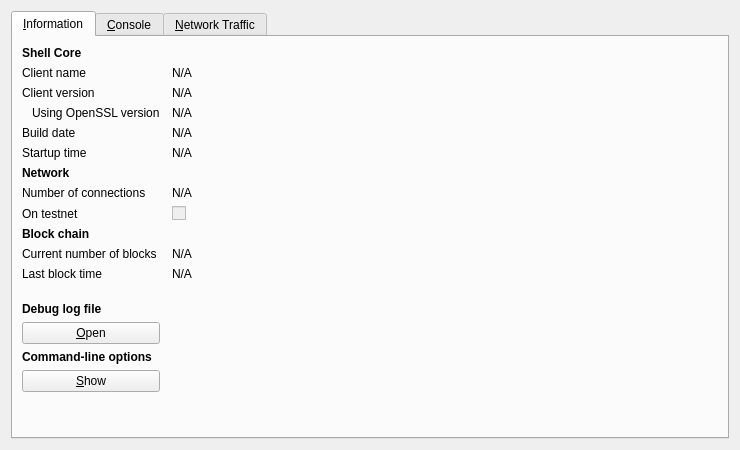
<?xml version="1.0" encoding="UTF-8"?>
<ui version="4.0">
 <class>RPCConsole</class>
 <widget class="QDialog" name="RPCConsole">
  <property name="geometry">
   <rect>
    <x>0</x>
    <y>0</y>
    <width>740</width>
    <height>450</height>
   </rect>
  </property>
  <property name="windowTitle">
   <string>Shell - Debug window</string>
  </property>
  <layout class="QVBoxLayout" name="verticalLayout_2">
   <item>
    <widget class="QTabWidget" name="tabWidget">
     <property name="currentIndex">
      <number>0</number>
     </property>
     <widget class="QWidget" name="tab_info">
      <attribute name="title">
       <string>&amp;Information</string>
      </attribute>
      <layout class="QGridLayout" name="gridLayout" columnstretch="0,1">
       <property name="horizontalSpacing">
        <number>12</number>
       </property>
       <item row="0" column="0">
        <widget class="QLabel" name="label_9">
         <property name="font">
          <font>
           <weight>75</weight>
           <bold>true</bold>
          </font>
         </property>
         <property name="text">
          <string>Shell Core</string>
         </property>
        </widget>
       </item>
       <item row="1" column="0">
        <widget class="QLabel" name="label_5">
         <property name="text">
          <string>Client name</string>
         </property>
        </widget>
       </item>
       <item row="1" column="1">
        <widget class="QLabel" name="clientName">
         <property name="cursor">
          <cursorShape>IBeamCursor</cursorShape>
         </property>
         <property name="text">
          <string>N/A</string>
         </property>
         <property name="textFormat">
          <enum>Qt::PlainText</enum>
         </property>
         <property name="textInteractionFlags">
          <set>Qt::LinksAccessibleByMouse|Qt::TextSelectableByKeyboard|Qt::TextSelectableByMouse</set>
         </property>
        </widget>
       </item>
       <item row="2" column="0">
        <widget class="QLabel" name="label_6">
         <property name="text">
          <string>Client version</string>
         </property>
        </widget>
       </item>
       <item row="2" column="1">
        <widget class="QLabel" name="clientVersion">
         <property name="cursor">
          <cursorShape>IBeamCursor</cursorShape>
         </property>
         <property name="text">
          <string>N/A</string>
         </property>
         <property name="textFormat">
          <enum>Qt::PlainText</enum>
         </property>
         <property name="textInteractionFlags">
          <set>Qt::LinksAccessibleByMouse|Qt::TextSelectableByKeyboard|Qt::TextSelectableByMouse</set>
         </property>
        </widget>
       </item>
       <item row="3" column="0">
        <widget class="QLabel" name="label_14">
         <property name="text">
          <string>Using OpenSSL version</string>
         </property>
         <property name="indent">
          <number>10</number>
         </property>
        </widget>
       </item>
       <item row="3" column="1">
        <widget class="QLabel" name="openSSLVersion">
         <property name="cursor">
          <cursorShape>IBeamCursor</cursorShape>
         </property>
         <property name="text">
          <string>N/A</string>
         </property>
         <property name="textFormat">
          <enum>Qt::PlainText</enum>
         </property>
         <property name="textInteractionFlags">
          <set>Qt::LinksAccessibleByMouse|Qt::TextSelectableByKeyboard|Qt::TextSelectableByMouse</set>
         </property>
        </widget>
       </item>
       <item row="4" column="0">
        <widget class="QLabel" name="label_12">
         <property name="text">
          <string>Build date</string>
         </property>
        </widget>
       </item>
       <item row="4" column="1">
        <widget class="QLabel" name="buildDate">
         <property name="cursor">
          <cursorShape>IBeamCursor</cursorShape>
         </property>
         <property name="text">
          <string>N/A</string>
         </property>
         <property name="textFormat">
          <enum>Qt::PlainText</enum>
         </property>
         <property name="textInteractionFlags">
          <set>Qt::LinksAccessibleByMouse|Qt::TextSelectableByKeyboard|Qt::TextSelectableByMouse</set>
         </property>
        </widget>
       </item>
       <item row="5" column="0">
        <widget class="QLabel" name="label_13">
         <property name="text">
          <string>Startup time</string>
         </property>
        </widget>
       </item>
       <item row="5" column="1">
        <widget class="QLabel" name="startupTime">
         <property name="cursor">
          <cursorShape>IBeamCursor</cursorShape>
         </property>
         <property name="text">
          <string>N/A</string>
         </property>
         <property name="textFormat">
          <enum>Qt::PlainText</enum>
         </property>
         <property name="textInteractionFlags">
          <set>Qt::LinksAccessibleByMouse|Qt::TextSelectableByKeyboard|Qt::TextSelectableByMouse</set>
         </property>
        </widget>
       </item>
       <item row="6" column="0">
        <widget class="QLabel" name="label_11">
         <property name="font">
          <font>
           <weight>75</weight>
           <bold>true</bold>
          </font>
         </property>
         <property name="text">
          <string>Network</string>
         </property>
        </widget>
       </item>
       <item row="7" column="0">
        <widget class="QLabel" name="label_7">
         <property name="text">
          <string>Number of connections</string>
         </property>
        </widget>
       </item>
       <item row="7" column="1">
        <widget class="QLabel" name="numberOfConnections">
         <property name="cursor">
          <cursorShape>IBeamCursor</cursorShape>
         </property>
         <property name="text">
          <string>N/A</string>
         </property>
         <property name="textFormat">
          <enum>Qt::PlainText</enum>
         </property>
         <property name="textInteractionFlags">
          <set>Qt::LinksAccessibleByMouse|Qt::TextSelectableByKeyboard|Qt::TextSelectableByMouse</set>
         </property>
        </widget>
       </item>
       <item row="8" column="0">
        <widget class="QLabel" name="label_8">
         <property name="text">
          <string>On testnet</string>
         </property>
        </widget>
       </item>
       <item row="8" column="1">
        <widget class="QCheckBox" name="isTestNet">
         <property name="enabled">
          <bool>false</bool>
         </property>
         <property name="text">
          <string/>
         </property>
        </widget>
       </item>
       <item row="9" column="0">
        <widget class="QLabel" name="label_10">
         <property name="font">
          <font>
           <weight>75</weight>
           <bold>true</bold>
          </font>
         </property>
         <property name="text">
          <string>Block chain</string>
         </property>
        </widget>
       </item>
       <item row="10" column="0">
        <widget class="QLabel" name="label_3">
         <property name="text">
          <string>Current number of blocks</string>
         </property>
        </widget>
       </item>
       <item row="10" column="1">
        <widget class="QLabel" name="numberOfBlocks">
         <property name="cursor">
          <cursorShape>IBeamCursor</cursorShape>
         </property>
         <property name="text">
          <string>N/A</string>
         </property>
         <property name="textFormat">
          <enum>Qt::PlainText</enum>
         </property>
         <property name="textInteractionFlags">
          <set>Qt::LinksAccessibleByMouse|Qt::TextSelectableByKeyboard|Qt::TextSelectableByMouse</set>
         </property>
        </widget>
       </item>
       <item row="11" column="0">
        <widget class="QLabel" name="label_2">
         <property name="text">
          <string>Last block time</string>
         </property>
        </widget>
       </item>
       <item row="11" column="1">
        <widget class="QLabel" name="lastBlockTime">
         <property name="cursor">
          <cursorShape>IBeamCursor</cursorShape>
         </property>
         <property name="text">
          <string>N/A</string>
         </property>
         <property name="textFormat">
          <enum>Qt::PlainText</enum>
         </property>
         <property name="textInteractionFlags">
          <set>Qt::LinksAccessibleByMouse|Qt::TextSelectableByKeyboard|Qt::TextSelectableByMouse</set>
         </property>
        </widget>
       </item>
       <item row="12" column="0">
        <spacer name="verticalSpacer_2">
         <property name="orientation">
          <enum>Qt::Vertical</enum>
         </property>
         <property name="sizeHint" stdset="0">
          <size>
           <width>20</width>
           <height>20</height>
          </size>
         </property>
        </spacer>
       </item>
       <item row="13" column="0">
        <widget class="QLabel" name="labelDebugLogfile">
         <property name="font">
          <font>
           <weight>75</weight>
           <bold>true</bold>
          </font>
         </property>
         <property name="text">
          <string>Debug log file</string>
         </property>
        </widget>
       </item>
       <item row="14" column="0">
        <widget class="QPushButton" name="openDebugLogfileButton">
         <property name="toolTip">
          <string>Open the Shell debug log file from the current data directory. This can take a few seconds for large log files.</string>
         </property>
         <property name="text">
          <string>&amp;Open</string>
         </property>
         <property name="autoDefault">
          <bool>false</bool>
         </property>
        </widget>
       </item>
       <item row="15" column="0">
        <widget class="QLabel" name="labelCLOptions">
         <property name="font">
          <font>
           <weight>75</weight>
           <bold>true</bold>
          </font>
         </property>
         <property name="text">
          <string>Command-line options</string>
         </property>
        </widget>
       </item>
       <item row="16" column="0">
        <widget class="QPushButton" name="showCLOptionsButton">
         <property name="toolTip">
          <string>Show the Shell-Qt help message to get a list with possible Shell command-line options.</string>
         </property>
         <property name="text">
          <string>&amp;Show</string>
         </property>
         <property name="autoDefault">
          <bool>false</bool>
         </property>
        </widget>
       </item>
       <item row="17" column="0">
        <spacer name="verticalSpacer">
         <property name="orientation">
          <enum>Qt::Vertical</enum>
         </property>
         <property name="sizeHint" stdset="0">
          <size>
           <width>20</width>
           <height>40</height>
          </size>
         </property>
        </spacer>
       </item>
      </layout>
     </widget>
     <widget class="QWidget" name="tab_console">
      <attribute name="title">
       <string>&amp;Console</string>
      </attribute>
      <layout class="QVBoxLayout" name="verticalLayout_3">
       <property name="spacing">
        <number>3</number>
       </property>
       <item>
        <widget class="QTextEdit" name="messagesWidget">
         <property name="minimumSize">
          <size>
           <width>0</width>
           <height>100</height>
          </size>
         </property>
         <property name="readOnly">
          <bool>true</bool>
         </property>
         <property name="tabKeyNavigation" stdset="0">
          <bool>false</bool>
         </property>
         <property name="columnCount" stdset="0">
          <number>2</number>
         </property>
        </widget>
       </item>
       <item>
        <layout class="QHBoxLayout" name="horizontalLayout">
         <property name="spacing">
          <number>3</number>
         </property>
         <item>
          <widget class="QLabel" name="label">
           <property name="text">
            <string notr="true">&gt;</string>
           </property>
          </widget>
         </item>
         <item>
          <widget class="QLineEdit" name="lineEdit"/>
         </item>
         <item>
          <widget class="QPushButton" name="clearButton">
           <property name="maximumSize">
            <size>
             <width>24</width>
             <height>24</height>
            </size>
           </property>
           <property name="toolTip">
            <string>Clear console</string>
           </property>
           <property name="text">
            <string/>
           </property>
           <property name="icon">
            <iconset resource="../bitcoin.qrc">
             <normaloff>:/icons/remove</normaloff>:/icons/remove</iconset>
           </property>
           <property name="shortcut">
            <string notr="true">Ctrl+L</string>
           </property>
           <property name="autoDefault">
            <bool>false</bool>
           </property>
          </widget>
         </item>
        </layout>
       </item>
      </layout>
     </widget>
     <widget class="QWidget" name="tab">
      <attribute name="title">
       <string>&amp;Network Traffic</string>
      </attribute>
      <layout class="QHBoxLayout" name="horizontalLayout_3">
       <item>
        <layout class="QVBoxLayout" name="verticalLayout_4">
         <item>
          <widget class="TrafficGraphWidget" name="trafficGraph" native="true">
           <property name="sizePolicy">
            <sizepolicy hsizetype="Expanding" vsizetype="Expanding">
             <horstretch>0</horstretch>
             <verstretch>0</verstretch>
            </sizepolicy>
           </property>
          </widget>
         </item>
         <item>
          <layout class="QHBoxLayout" name="horizontalLayout_2">
           <item>
            <widget class="QSlider" name="sldGraphRange">
             <property name="minimum">
              <number>1</number>
             </property>
             <property name="maximum">
              <number>288</number>
             </property>
             <property name="pageStep">
              <number>12</number>
             </property>
             <property name="value">
              <number>6</number>
             </property>
             <property name="orientation">
              <enum>Qt::Horizontal</enum>
             </property>
            </widget>
           </item>
           <item>
            <widget class="QLabel" name="lblGraphRange">
             <property name="minimumSize">
              <size>
               <width>100</width>
               <height>0</height>
              </size>
             </property>
             <property name="alignment">
              <set>Qt::AlignCenter</set>
             </property>
            </widget>
           </item>
           <item>
            <widget class="QPushButton" name="btnClearTrafficGraph">
             <property name="text">
              <string>&amp;Clear</string>
             </property>
            </widget>
           </item>
          </layout>
         </item>
        </layout>
       </item>
       <item>
        <layout class="QVBoxLayout" name="verticalLayout">
         <item>
          <widget class="QGroupBox" name="groupBox">
           <property name="title">
            <string>Totals</string>
           </property>
           <layout class="QVBoxLayout" name="verticalLayout_5">
            <item>
             <layout class="QHBoxLayout" name="horizontalLayout_4">
              <item>
               <widget class="Line" name="line">
                <property name="sizePolicy">
                 <sizepolicy hsizetype="Fixed" vsizetype="Fixed">
                  <horstretch>0</horstretch>
                  <verstretch>0</verstretch>
                 </sizepolicy>
                </property>
                <property name="minimumSize">
                 <size>
                  <width>10</width>
                  <height>0</height>
                 </size>
                </property>
                <property name="palette">
                 <palette>
                  <active>
                   <colorrole role="Light">
                    <brush brushstyle="SolidPattern">
                     <color alpha="255">
                      <red>0</red>
                      <green>255</green>
                      <blue>0</blue>
                     </color>
                    </brush>
                   </colorrole>
                  </active>
                  <inactive>
                   <colorrole role="Light">
                    <brush brushstyle="SolidPattern">
                     <color alpha="255">
                      <red>0</red>
                      <green>255</green>
                      <blue>0</blue>
                     </color>
                    </brush>
                   </colorrole>
                  </inactive>
                  <disabled>
                   <colorrole role="Light">
                    <brush brushstyle="SolidPattern">
                     <color alpha="255">
                      <red>0</red>
                      <green>255</green>
                      <blue>0</blue>
                     </color>
                    </brush>
                   </colorrole>
                  </disabled>
                 </palette>
                </property>
                <property name="orientation">
                 <enum>Qt::Horizontal</enum>
                </property>
               </widget>
              </item>
              <item>
               <widget class="QLabel" name="label_16">
                <property name="text">
                 <string>In:</string>
                </property>
               </widget>
              </item>
              <item>
               <widget class="QLabel" name="lblBytesIn">
                <property name="minimumSize">
                 <size>
                  <width>50</width>
                  <height>0</height>
                 </size>
                </property>
                <property name="alignment">
                 <set>Qt::AlignRight|Qt::AlignTrailing|Qt::AlignVCenter</set>
                </property>
               </widget>
              </item>
             </layout>
            </item>
            <item>
             <layout class="QHBoxLayout" name="horizontalLayout_5">
              <item>
               <widget class="Line" name="line_2">
                <property name="sizePolicy">
                 <sizepolicy hsizetype="Fixed" vsizetype="Fixed">
                  <horstretch>0</horstretch>
                  <verstretch>0</verstretch>
                 </sizepolicy>
                </property>
                <property name="minimumSize">
                 <size>
                  <width>10</width>
                  <height>0</height>
                 </size>
                </property>
                <property name="palette">
                 <palette>
                  <active>
                   <colorrole role="Light">
                    <brush brushstyle="SolidPattern">
                     <color alpha="255">
                      <red>255</red>
                      <green>0</green>
                      <blue>0</blue>
                     </color>
                    </brush>
                   </colorrole>
                  </active>
                  <inactive>
                   <colorrole role="Light">
                    <brush brushstyle="SolidPattern">
                     <color alpha="255">
                      <red>255</red>
                      <green>0</green>
                      <blue>0</blue>
                     </color>
                    </brush>
                   </colorrole>
                  </inactive>
                  <disabled>
                   <colorrole role="Light">
                    <brush brushstyle="SolidPattern">
                     <color alpha="255">
                      <red>255</red>
                      <green>0</green>
                      <blue>0</blue>
                     </color>
                    </brush>
                   </colorrole>
                  </disabled>
                 </palette>
                </property>
                <property name="orientation">
                 <enum>Qt::Horizontal</enum>
                </property>
               </widget>
              </item>
              <item>
               <widget class="QLabel" name="label_17">
                <property name="text">
                 <string>Out:</string>
                </property>
               </widget>
              </item>
              <item>
               <widget class="QLabel" name="lblBytesOut">
                <property name="minimumSize">
                 <size>
                  <width>50</width>
                  <height>0</height>
                 </size>
                </property>
                <property name="alignment">
                 <set>Qt::AlignRight|Qt::AlignTrailing|Qt::AlignVCenter</set>
                </property>
               </widget>
              </item>
             </layout>
            </item>
            <item>
             <spacer name="verticalSpacer_4">
              <property name="orientation">
               <enum>Qt::Vertical</enum>
              </property>
              <property name="sizeHint" stdset="0">
               <size>
                <width>20</width>
                <height>407</height>
               </size>
              </property>
             </spacer>
            </item>
           </layout>
          </widget>
         </item>
        </layout>
       </item>
      </layout>
     </widget>
    </widget>
   </item>
  </layout>
 </widget>
 <customwidgets>
  <customwidget>
   <class>TrafficGraphWidget</class>
   <extends>QWidget</extends>
   <header>trafficgraphwidget.h</header>
   <container>1</container>
   <slots>
    <slot>clear()</slot>
   </slots>
  </customwidget>
 </customwidgets>
 <resources>
  <include location="../bitcoin.qrc"/>
 </resources>
 <connections/>
</ui>
